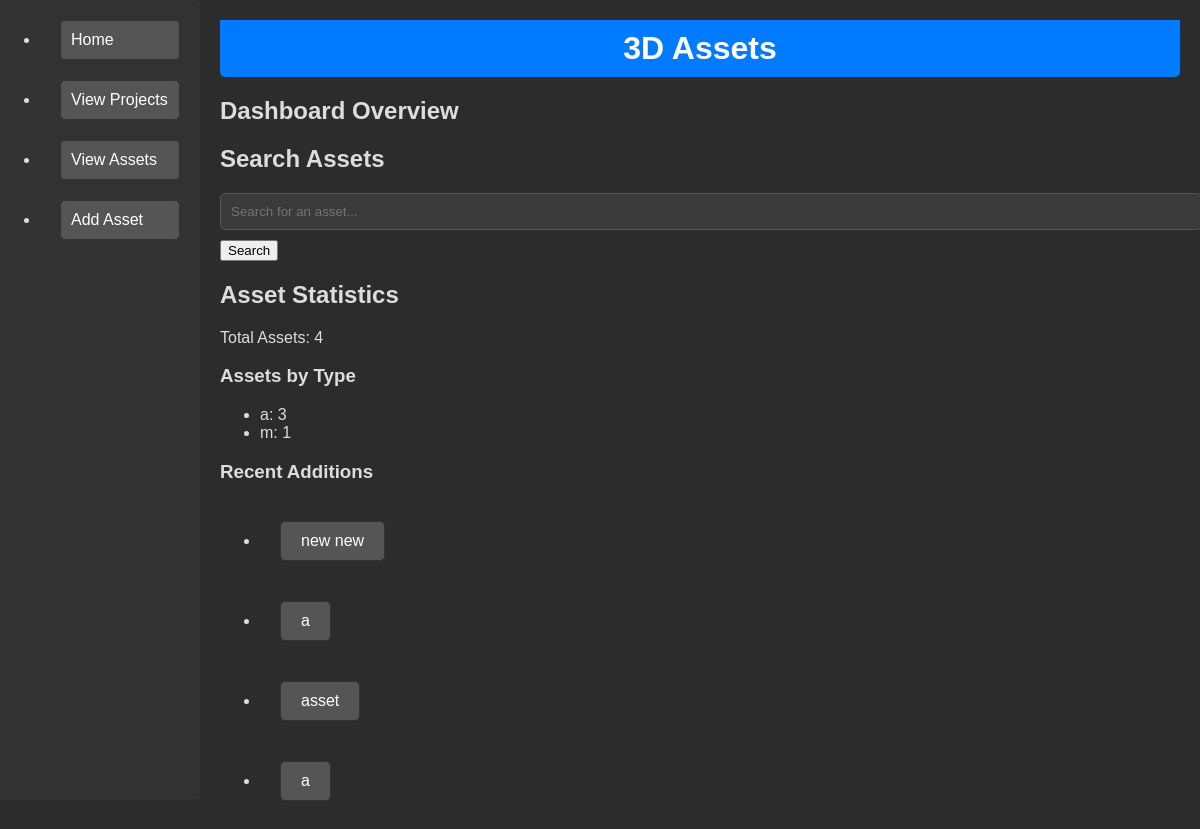
The page / on the database its author committed.
### tables this page shows
CREATE TABLE "Assets" (
    AssetID INTEGER PRIMARY KEY,
    AssetName TEXT NOT NULL,
    AssetType TEXT,
    CurrentVersion TEXT,
    LastModifiedDate TEXT,
    ResponsibleTeamMember TEXT,
    AssetStatus TEXT,
    SVNLink TEXT,
    Notes TEXT,
    ProjectID INTEGER,
    FOREIGN KEY (ProjectID) REFERENCES Projects(ProjectID) ON DELETE CASCADE
);

### app/routes.py (the view)
@app.route('/')
def index():
    db_path = os.path.join('Databases', '3d_project_database.db')
    db_path = os.path.join(os.path.dirname(__file__), db_path)
    conn = sqlite3.connect(db_path)
    cursor = conn.cursor()
    cursor.execute("SELECT COUNT(*) FROM Assets")
    total_assets = cursor.fetchone()[0]
    cursor.execute("SELECT AssetType, COUNT(*) FROM Assets GROUP BY AssetType")
    assets_by_type = cursor.fetchall()
    cursor.execute("SELECT * FROM Assets ORDER BY LastModifiedDate DESC LIMIT 5")
    recent_assets = cursor.fetchall()
    conn.close()
    return render_template('index.html', total_assets=total_assets, assets_by_type=assets_by_type, recent_assets=recent_assets)

### app/static/templates/index.html
{% extends "base.html" %}
{% block content %}
    <div>
        <h1>3D Assets</h1>
    </div>
    <h2>Dashboard Overview</h2>
    <h2>Search Assets</h2>
    <form action="{{ url_for('search_assets') }}" method="get">
        <input type="text" name="query" placeholder="Search for an asset...">
        <button type="submit">Search</button>
    </form>
    <h2>Asset Statistics</h2>
    <p>Total Assets: {{ total_assets }}</p>
    <h3>Assets by Type</h3>
    <ul>
        {% for asset_type, count in assets_by_type %}
            <li>{{ asset_type }}: {{ count }}</li>
        {% endfor %}
    </ul>
    <h3>Recent Additions</h3>
    <ul>
        {% for asset in recent_assets %}
        <li><a href="{{ url_for('view_asset', asset_id=asset[0]) }}">{{ asset[1] }}</a></li>
        {% endfor %}
    </ul>
{% endblock %}

### app/static/css/styles.css (style rules this page uses)
body { font-family: Arial, sans-serif; margin: 0; padding: 0; }
h1 { background-color: #007BFF; color: white; margin: 0; padding: 10px 0; text-align: center; }
h1 { border-radius: 0 0 5px 5px; }
a { background-color: #007BFF; border: 1px solid #0056b3; color: white; display: inline-block; margin: 20px; padding: 10px 20px; text-decoration: none; transition: background-color 0.3s; }
form input[type="text"] { display: block; margin: 10px 0; padding: 10px; width: 100%; }
body { background-color: #2c2c2c; color: #ddd; display: flex; flex-direction: row; }
a { background-color: #555; border-color: #333; }
form input[type="text"] { background-color: #3a3a3a; border: 1px solid #555; color: #ddd; }
a, form input[type="text"], form input[type="submit"] { border-radius: 5px; }

### rows shown on the page
Assets: AssetName "new new"
Assets: AssetName "a"
Assets: AssetName "asset"
Assets: AssetName "a"

### other values the page prints
{{ total_assets }} "4"
{{ asset_type }} "a" "m"
{{ count }} "3" "1"
